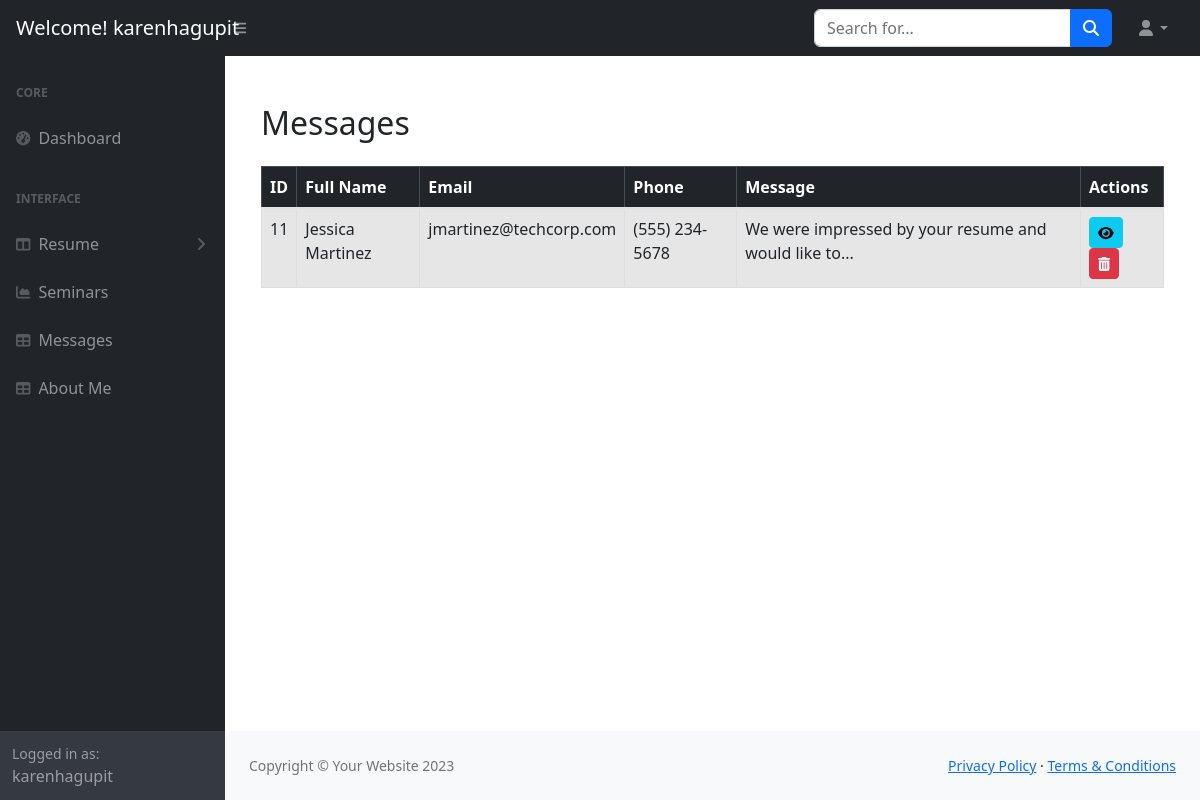
The page /dashboard/dashboard/message.php (signed in) on the database its author committed.
### tables this page shows
CREATE TABLE `contact` (
  `id` int(11) NOT NULL,
  `full_name` varchar(100) NOT NULL,
  `email_address` varchar(100) NOT NULL,
  `phone_number` varchar(20) DEFAULT NULL,
  `message` text DEFAULT NULL
);

### dashboard/dashboard/message.php (the view, shortened to what this page needs)
 <?php
$servername = "localhost";
$username = "root";
$password = "";
$dbname = "karensporfolio";
$conn = new mysqli($servername, $username, $password, $dbname);
function getAllMessages($conn) {
    $sql = "SELECT * FROM contact ORDER BY id DESC";
    $result = $conn->query($sql);
    return $result->fetch_all(MYSQLI_ASSOC);
}
$messages = getAllMessages($conn);
?>
<?php
$username = $_SESSION['user'];
?>
<!DOCTYPE html>
<html lang="en">
    <head>
        <link href="https://cdn.jsdelivr.net/npm/simple-datatables@7.1.2/dist/style.min.css" rel="stylesheet" />
        <link rel="stylesheet" href="https://maxcdn.bootstrapcdn.com/bootstrap/4.5.2/css/bootstrap.min.css">
        <link href="css/styles.css" rel="stylesheet" />
    </head>
    <body class="sb-nav-fixed">
        <nav class="sb-topnav navbar navbar-expand navbar-dark bg-dark">
            <a class="navbar-brand ps-3" href="index.html">Welcome! <?php echo htmlspecialchars($username); ?></h1></a>
            <button class="btn btn-link btn-sm order-1 order-lg-0 me-4 me-lg-0" id="sidebarToggle" href="#!"><i class="fas fa-bars"></i></button>
            <form class="d-none d-md-inline-block form-inline ms-auto me-0 me-md-3 my-2 my-md-0">
                <div class="input-group">
                    <input class="form-control" type="text" placeholder="Search for..." aria-label="Search for..." aria-describedby="btnNavbarSearch" />
                    <button class="btn btn-primary" id="btnNavbarSearch" type="button"><i class="fas fa-search"></i></button>
                </div>
            </form>
            <ul class="navbar-nav ms-auto ms-md-0 me-3 me-lg-4">
                <li class="nav-item dropdown">
                    <a class="nav-link dropdown-toggle" id="navbarDropdown" href="#" role="button" data-bs-toggle="dropdown" aria-expanded="false"><i class="fas fa-user fa-fw"></i></a>
                </li>
            </ul>
        </nav>
        <div id="layoutSidenav">
            <div id="layoutSidenav_nav">
                <nav class="sb-sidenav accordion sb-sidenav-dark" id="sidenavAccordion">
                    <div class="sb-sidenav-menu">
                        <div class="nav">
                            <div class="sb-sidenav-menu-heading">Core</div>
                            <a class="nav-link" href="dashboard.php">
                                <div class="sb-nav-link-icon"><i class="fas fa-tachometer-alt"></i></div>
                                Dashboard
                            </a>
                            <div class="sb-sidenav-menu-heading">Interface</div>
                            <a class="nav-link collapsed" href="#" data-bs-toggle="collapse" data-bs-target="#collapseLayouts" aria-expanded="false" aria-controls="collapseLayouts">
                                <div class="sb-nav-link-icon"><i class="fas fa-columns"></i></div>
                                Resume
                                <div class="sb-sidenav-collapse-arrow"><i class="fas fa-angle-down"></i></div>
                            </a>
                            <a class="nav-link" href="dash_seminar.php">
                                <div class="sb-nav-link-icon"><i class="fas fa-chart-area"></i></div>
                                Seminars
                            </a>
                            <a class="nav-link" href="message.php">
                                <div class="sb-nav-link-icon"><i class="fas fa-table"></i></div>
                                Messages
                            </a>
                            <a class="nav-link" href="dash_about.php">
                                <div class="sb-nav-link-icon"><i class="fas fa-table"></i></div>
                                About Me
                            </a>
                        </div>
                    </div>
                    <div class="sb-sidenav-footer">
                        <div class="small">Logged in as:</div>
                        <?php echo htmlspecialchars($username); ?>
                    </div>
                </nav>
            </div>
            <div id="layoutSidenav_content">
                <main>
                    <div class="container-fluid px-4">
                        <div class="container mt-5">
        <h2 class="mb-4">Messages</h2>
        <table class="table table-striped table-hover table-responsive-sm">
            <thead class="table-dark">
                <tr>
                    <th>ID</th>
                    <th>Full Name</th>
                    <th>Email</th>
                    <th>Phone</th>
                    <th>Message</th>
                    <th>Actions</th>
                </tr>
            </thead>
            <tbody>
                <?php foreach ($messages as $message): ?>
                <tr>
                    <td><?php echo htmlspecialchars($message['id']); ?></td>
                    <td><?php echo htmlspecialchars($message['full_name']); ?></td>
                    <td><?php echo htmlspecialchars($message['email_address']); ?></td>
                    <td><?php echo htmlspecialchars($message['phone_number']); ?></td>
                    <td><?php
                        $fullMessage = htmlspecialchars($message['message']);
                        $words = str_word_count($fullMessage, 1);
                        $limitedMessage = implode(' ', array_slice($words, 0, 10));
                        echo $limitedMessage;
                        if (count($words) > 10) {
                            echo '...';
                        }
                    ?></td>
                    <td>
                        <button class="btn btn-info btn-sm" onclick="viewMessage(<?php echo htmlspecialchars(json_encode($message)); ?>)">
                            <i class="fas fa-eye"></i>
                        </button>
                        <a href="?action=delete&id=<?php echo $message['id']; ?>" class="btn btn-danger btn-sm" onclick="return confirm('Are you sure you want to delete this message?')">
                            <i class="fas fa-trash-alt"></i>
                        </a>
                    </td>
                </tr>
                <?php endforeach; ?>
            </tbody>
        </table>
    </div>
</body>
</html>
                <footer class="py-4 bg-light mt-auto">
                    <div class="container-fluid px-4">
                        <div class="d-flex align-items-center justify-content-between small">
                            <div class="text-muted">Copyright &copy; Your Website 2023</div>
                            <div>
                                <a href="#">Privacy Policy</a>
                                &middot;
                                <a href="#">Terms &amp; Conditions</a>
                            </div>
                        </div>
                    </div>
                </footer>
    </body>
</html>

### dashboard/dashboard/message.php (style rules this page uses)
table { border-collapse: collapse; width: 100%; }
th, td { border: 1px solid #ddd; padding: 8px; text-align: left; }
th { background-color: #f2f2f2; }

### rows shown on the page
contact: id "11", full_name "Jessica Martinez", email_address "jmartinez@techcorp.com", phone_number "(555) 234-5678", message "We were impressed by your resume and would like to"

### other values the page prints
$username "karenhagupit"
